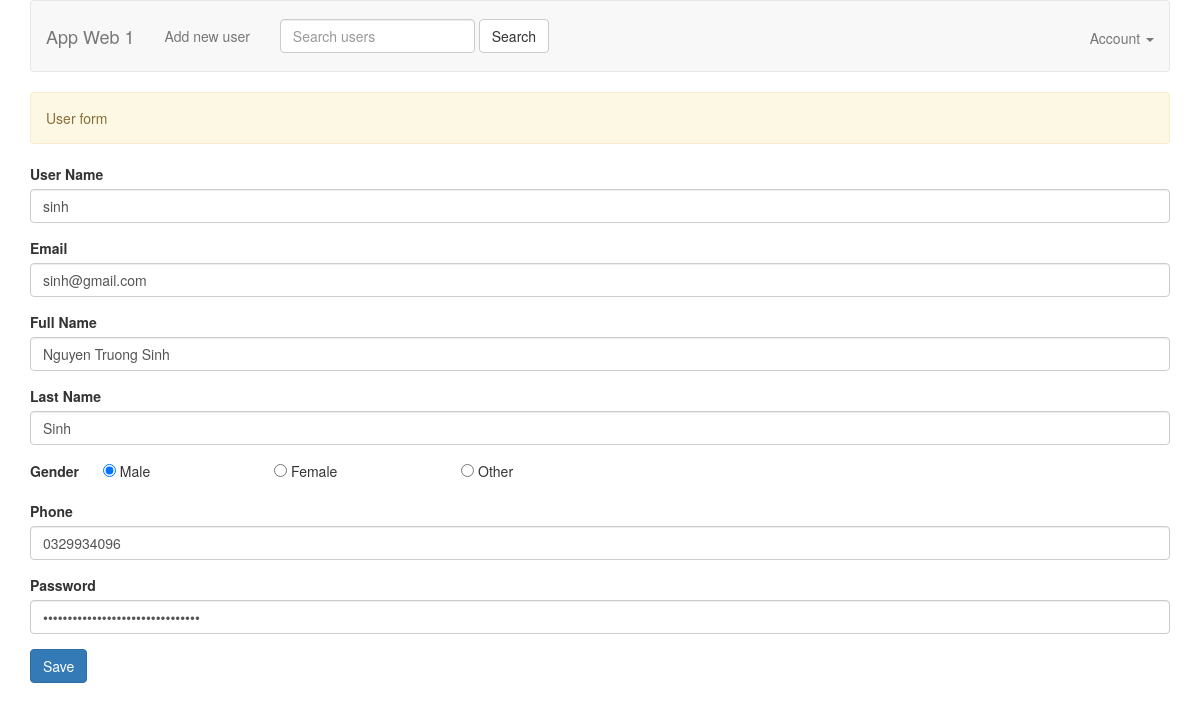
/form_user.php?id=6, run on the app's committed database.
### tables this page shows
CREATE TABLE IF NOT EXISTS `users` (
  `id` int(11) NOT NULL AUTO_INCREMENT,
  `name` text NOT NULL,
  `fullname` varchar(100) DEFAULT NULL,
  `email` varchar(100) NOT NULL,
  `phone` varchar(10) DEFAULT NULL,
  `sex` varchar(20) DEFAULT NULL,
  `lastname` varchar(50) DEFAULT NULL,
  `type` varchar(100) DEFAULT NULL,
  `password` varchar(250) DEFAULT NULL,
  `cost` varchar(100) DEFAULT NULL,
  PRIMARY KEY (`id`)
);

### models/UserModel.php (called while the page is built, shortened)
<?php
require_once 'BaseModel.php';
class UserModel extends BaseModel
{
    public function findUserById($id)
    {
        $sql = 'SELECT * FROM users WHERE id = ' . $id;
        $user = $this->select($sql);
        return $user;
    }
}

### models/BaseModel.php (called while the page is built, shortened)
<?php
abstract class BaseModel {
    protected static $_connection;
    public function __construct() {
        if (!isset(self::$_connection)) {
            self::$_connection = mysqli_connect(DB_HOST, DB_USER, DB_PASSWORD, DB_NAME, DB_PORT);
        }
    }
    protected function query($sql) {
        $result = self::$_connection->query($sql);
        return $result;
    }
    protected function select($sql) {
        $result = $this->query($sql);
        $rows = [];
        if (!empty($result)) {
            while ($row = $result->fetch_assoc()) {
                $rows[] = $row;
            }
        }
        return $rows;
    }
}

### form_user.php (the view, shortened to what this page needs)
<?php
require_once 'models/UserModel.php';
$userModel = new UserModel();
$user = NULL;
$_id = NULL;
if (!empty($_GET['id'])) {
    $_id = $_GET['id'];
    $user = $userModel->findUserById($_id);
}
?>
<!DOCTYPE html>
<html>
<head>
    <?php include 'views/meta.php' ?>
</head>
<body>
    <?php include 'views/header.php'?>
    <div class="container">
            <?php if ($user || !isset($_id)) { ?>
                <div class="alert alert-warning" role="alert">
                    User form
                </div>
                <form method="POST">
                    <div class="form-group">
                        <label for="name">User Name</label>
                        <input class="form-control" name="name" placeholder="User Name" value="<?php if (!empty($user[0]['name'])) echo $user[0]['name'] ?>">
                    </div>
                    <div class="form-group">
                        <label for="name">Email</label>
                        <input class="form-control" name="email" placeholder="VD: nguyenvana@gmail.com" value="<?php if (!empty($user[0]['email'])) echo $user[0]['email'] ?>">
                    </div>
                    <div class="form-group">
                        <label for="name">Full Name</label>
                        <input class="form-control" name="fullname" placeholder="VD: Nguyen Van A" value="<?php if (!empty($user[0]['fullname'])) echo $user[0]['fullname'] ?>">
                    </div>
                    <div class="form-group">
                        <label for="name">Last Name</label>
                        <input class="form-control" name="lastname" placeholder="VD: A" value="<?php if (!empty($user[0]['lastname'])) echo $user[0]['lastname'] ?>">
                    </div>
                    <div class="form-group">
                        <label for="name">Gender</label>
                        <input type="radio" name="gender" value="1" style="margin-left: 20px;" <?php if ($user[0]['sex'] == 1) echo 'checked';?>> Male
                        <input type="radio" name="gender" value="2" style="margin-left: 120px;" <?php if ($user[0]['sex'] == 2) echo 'checked';?>> Female
                        <input type="radio" name="gender" value="0" style="margin-left: 120px;" <?php if ($user[0]['sex'] > 2 || $user[0]['sex'] < 1) echo 'checked';?>> Other
                    </div>
                    <div class="form-group">
                        <label for="name">Phone</label>
                        <input class="form-control" type="tel" id="phone" name="phone" pattern="[0-9]{10}" placeholder="Phone Number" value="<?php if (!empty($user[0]['phone'])) echo $user[0]['phone'] ?>">
                    </div>
                    <div class="form-group">
                        <label for="password">Password</label>
                        <input type="password" name="password" class="form-control" placeholder="Password" value="<?php if (!empty($user[0]['password'])) echo $user[0]['password'] ?>">
                    </div>
                    <button type="submit" name="submit" value="submit" class="btn btn-primary">Save</button>
                </form>
            <?php } else { ?>
                <div class="alert alert-success" role="alert">
                    User not found!
                </div>
            <?php } ?>
    </div>
</body>
</html>

### public/css/styles.css (style rules this page uses)
.btn { padding: 10px; font-size: 15px; color: white; background: #5F9EA0; border: none; border-radius: 5px; }

### data on the page
users: name "sinh", email "sinh@gmail.com", fullname "Nguyen Truong Sinh", lastname "Sinh", sex "☑", phone "0329934096"
